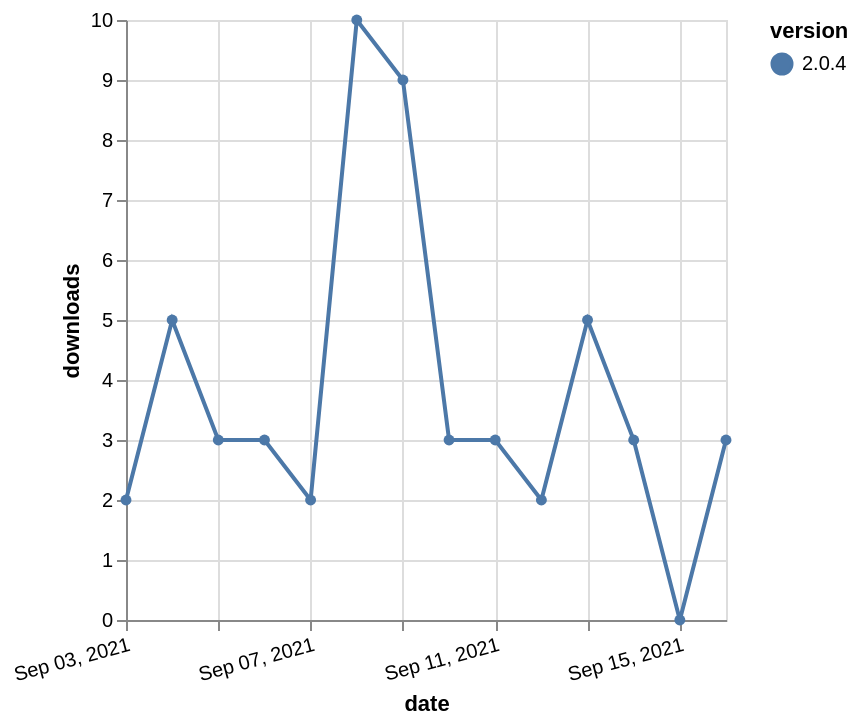

The Vega-Lite source for this figure:
### Vega-Lite specification from a JSON file in a GitHub repository (floating-point values rounded to 4 significant figures)
{"$schema": "https://vega.github.io/schema/vega-lite/v5.json", "description": "A simple bar chart with embedded data.", "data": {"values": [{"date": "2021-09-03", "total": 6110, "delta": 2, "version": "2.0.4"}, {"date": "2021-09-04", "total": 6115, "delta": 5, "version": "2.0.4"}, {"date": "2021-09-05", "total": 6118, "delta": 3, "version": "2.0.4"}, {"date": "2021-09-06", "total": 6121, "delta": 3, "version": "2.0.4"}, {"date": "2021-09-07", "total": 6123, "delta": 2, "version": "2.0.4"}, {"date": "2021-09-08", "total": 6133, "delta": 10, "version": "2.0.4"}, {"date": "2021-09-09", "total": 6142, "delta": 9, "version": "2.0.4"}, {"date": "2021-09-10", "total": 6145, "delta": 3, "version": "2.0.4"}, {"date": "2021-09-11", "total": 6148, "delta": 3, "version": "2.0.4"}, {"date": "2021-09-12", "total": 6150, "delta": 2, "version": "2.0.4"}, {"date": "2021-09-13", "total": 6155, "delta": 5, "version": "2.0.4"}, {"date": "2021-09-14", "total": 6158, "delta": 3, "version": "2.0.4"}, {"date": "2021-09-15", "total": 6158, "delta": 0, "version": "2.0.4"}, {"date": "2021-09-16", "total": 6161, "delta": 3, "version": "2.0.4"}]}, "width": "container", "mark": {"type": "line", "point": {"filled": true}}, "encoding": {"x": {"field": "date", "type": "temporal", "timeUnit": "yearmonthdate", "title": "date", "axis": {"labelAngle": -15}}, "y": {"field": "delta", "type": "quantitative", "title": "downloads"}, "color": {"field": "version", "type": "nominal"}, "tooltip": {"field": "delta"}}}
